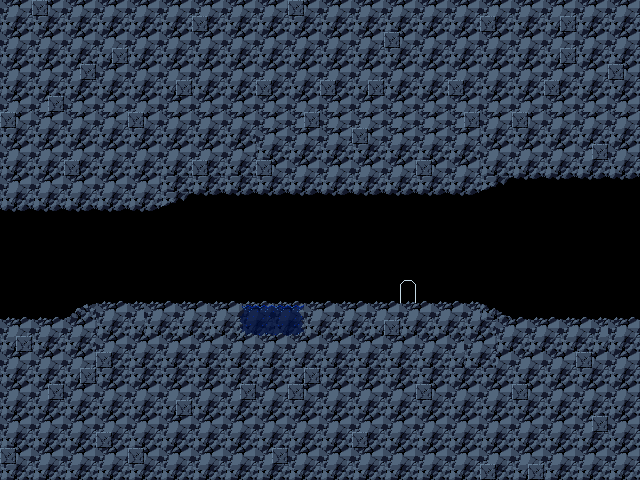

Rendered tile map (Tiled .tmx) drawn with the repository's tilesets; below, a short description and the map source with its tile grids summarised:
An orthogonal 40x30 tile map with 16x16 px tiles, 3 tile layers (background, forgeground, forgeground2) and 18 objects (door).

<map version="1.10" tiledversion="1.11.0" orientation="orthogonal" renderorder="right-down" width="40" height="30" tilewidth="16" tileheight="16" infinite="0" nextlayerid="8" nextobjectid="31">
 <editorsettings>
  <export target="testLevel2.lua" format="lua" />
 </editorsettings>
 <properties>
  <property name="background" value="background2" />
 </properties>
 <tileset firstgid="1" name="darkCave" tilewidth="16" tileheight="16" tilecount="80" columns="16">
  <image source="../tilesets/darkCave.png" width="256" height="80" />
  <tile id="13">
   <animation>
    <frame tileid="13" duration="150" />
    <frame tileid="15" duration="150" />
    <frame tileid="14" duration="150" />
   </animation>
  </tile>
  <tile id="29">
   <animation>
    <frame tileid="29" duration="150" />
    <frame tileid="31" duration="150" />
    <frame tileid="30" duration="150" />
   </animation>
  </tile>
 </tileset>
 <layer id="1" name="background" width="40" height="30">
  <data>[1200 cells, 10 non-empty, 6 distinct tile ids]</data>
 </layer>
 <layer id="2" name="forgeground" width="40" height="30">
  <data>[1200 cells, 984 non-empty, 17 distinct tile ids]</data>
 </layer>
 <layer id="3" name="forgeground2" width="40" height="30">
  <data>[1200 cells, 6 non-empty, 6 distinct tile ids]</data>
 </layer>
 <objectgroup id="4" name="ground">
  <object id="2" x="240" y="303" width="1" height="33" />
  <object id="3" x="241" y="335" width="64" height="1" />
  <object id="4" x="304" y="303" width="1" height="32" />
  <object id="5" x="96" y="303" width="144" height="1" />
  <object id="6" x="95.0588" y="303">
   <polygon points="0,0 -47.0588,22 2.94118,17.875" />
  </object>
  <object id="7" x="-5" y="320" width="69" height="1" />
  <object id="8" x="305" y="303" width="175" height="1" />
  <object id="9" x="480" y="303">
   <polygon points="0,0 33,17 9,19" />
  </object>
  <object id="11" x="513" y="320" width="139" height="1" />
  <object id="13" x="638" y="168" width="9" height="155" />
  <object id="14" x="514" y="171" width="127" height="4" />
  <object id="15" x="514" y="174.593">
   <polygon points="0,0 -45,15.4074 -48,-10.5926" />
  </object>
  <object id="16" x="194" y="186" width="276" height="4" />
  <object id="17" x="193" y="189">
   <polygon points="0,0 -52,19 -6,-34" />
  </object>
  <object id="18" x="-6" y="205" width="147" height="3" />
  <object id="27" x="-5" y="205" width="7" height="118" />
 </objectgroup>
 <objectgroup id="7" name="warp">
  <object id="30" name="testLevel1" type="door" x="402" y="282" width="12" height="21">
   <properties>
    <property name="destX" type="int" value="488" />
    <property name="destY" type="int" value="226" />
   </properties>
  </object>
 </objectgroup>
 <objectgroup id="5" name="environment">
  <object id="1" x="241" y="304" width="63" height="31" />
 </objectgroup>
 <objectgroup id="6" name="enemies" />
</map>